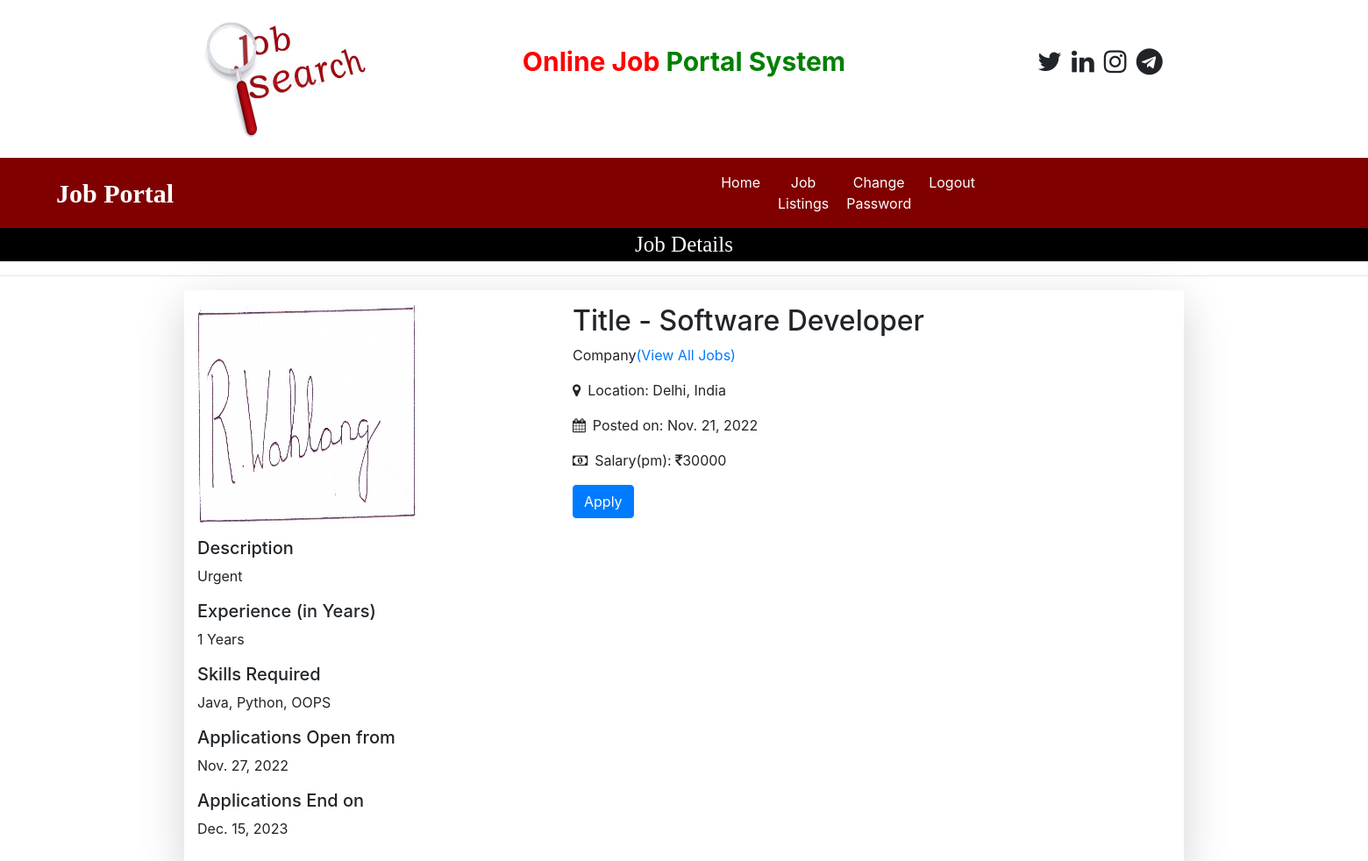
Page /job_details/1 on the earlier database version.
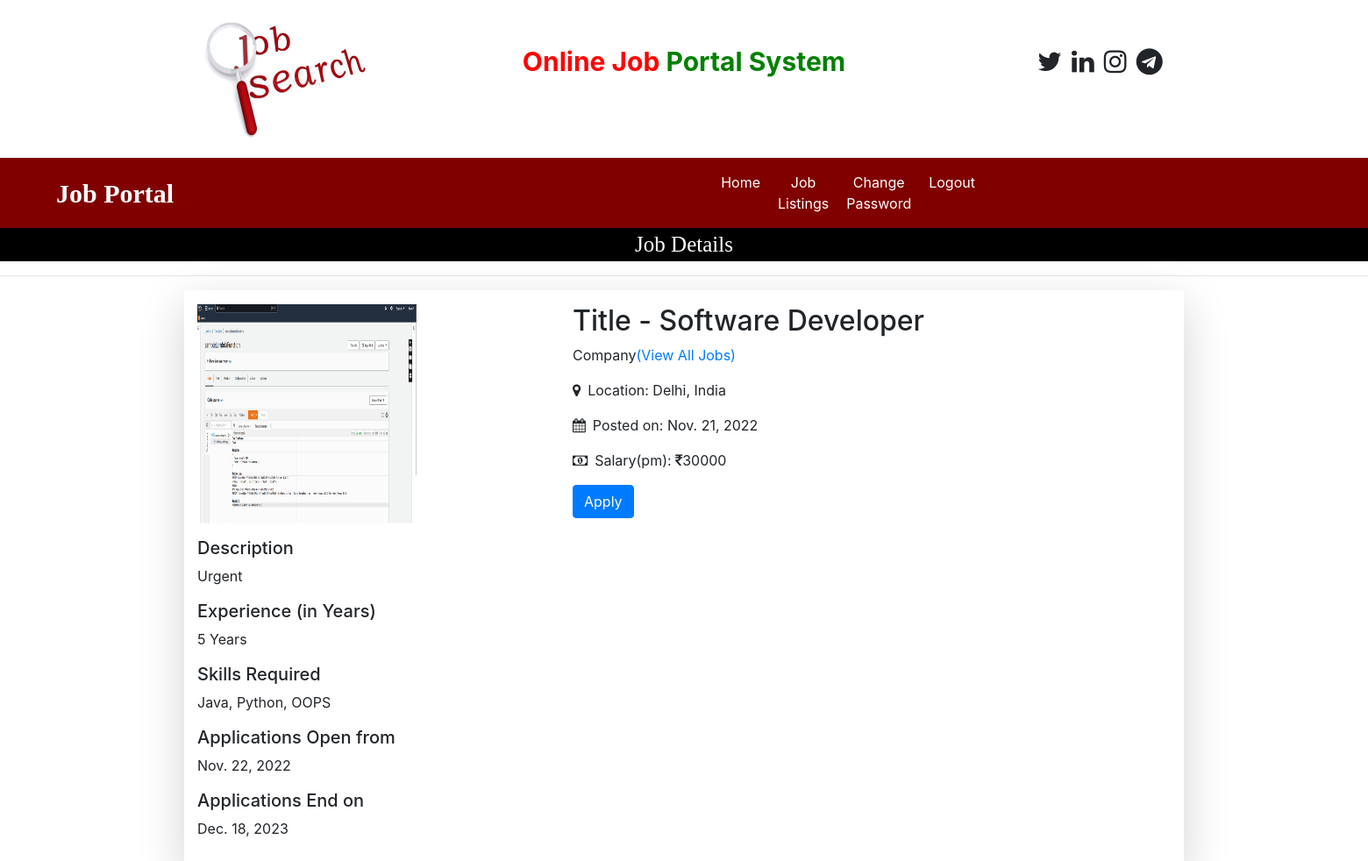
Same page on the later database version.
### job/models.py (models this page shows, shortened)
class Job(models.Model):
    recruiter = models.ForeignKey(Recruiter, on_delete=models.CASCADE)
    start_date = models.DateField()
    end_date = models.DateField()
    image = models.FileField(null=True)
    title = models.CharField(max_length=100)
    salary = models.IntegerField()
    description = models.CharField(max_length=200)
    experience = models.CharField(max_length=50)
    location = models.CharField(max_length=100)
    skills = models.CharField(max_length=100)
    creation_date = models.DateField()

class Recruiter(models.Model):
    user = models.ForeignKey(User, on_delete=models.CASCADE)
    mobile = models.CharField(max_length=15, null=True)
    image = models.FileField(null=True)
    gender = models.CharField(max_length=10, null=True)
    company = models.CharField(max_length=50, null=True)
    type = models.CharField(max_length=15, null=True)
    status = models.CharField(max_length=20, null=True)

### job/views.py (the view)
# urls.py: path('job_details/<int:pid>', job_details, name="job_details"),
def job_details(request, pid):
    job = Job.objects.get(id=pid)
    d = {'job': job}
    return render(request, 'job_details.html', d)

### job/templates/job_details.html
{% load static %}
{% block body %}
{% include 'user_navigations.html' %}
<div style="font-family:'Monotype Corsiva'; font-size:25px; color: white; background-color: black; text-align: center">
    Job Details
</div>
<hr>
<div class="container shadow-lg py-3 mb-2">
    <div class="row">
        <div class="col-md-4">
            <img src="{{job.image.url}}" height="250px" width="250px">
        </div>
        <div class="col-md-5 ml-5">
            <h2>Title - {{job.title}}</h2>
            <p>{{job.recruiter.company}}<a href="{% url 'user_latest_jobs' %}">(View All Jobs)</a> </p>
            <p><i class="fa fa-map-marker mr-2"></i>Location: {{job.location}}</p>
            <p><i class="fa fa-calendar mr-2"></i>Posted on: {{job.creation_date}}</p>
            <p><i class="fa fa-money mr-2"></i>Salary(pm): <i class="fa fa-inr"></i>{{job.salary}}</p>
            <div>
                <a href="{% url 'applyforjob' job.id %}" class="btn btn-primary">Apply</a>
            </div>
        </div>
    </div>
    <div class="mt-3">
        <h5>Description</h5>
        <p>{{job.description}}</p>
        <h5>Experience (in Years)</h5>
        <p>{{job.experience}} Years</p>
        <h5>Skills Required</h5>
        <p>{{job.skills}}</p>
        <h5>Applications Open from</h5>
        <p>{{job.start_date}}</p>
        <h5>Applications End on</h5>
        <p>{{job.end_date}}</p>
    </div>
</div>
{% endblock %}

### job/templates/user_navigations.html (shortened to what this page needs)
<html xmlns="http://www.w3.org/1999/html">
<head>
    {% load static %}
    <link rel="stylesheet" href="https://cdn.jsdelivr.net/npm/bootstrap@4.6.1/dist/css/bootstrap.min.css">
    <link rel="stylesheet" href="https://cdnjs.cloudflare.com/ajax/libs/font-awesome/4.7.0/css/font-awesome.min.css">
</head>
<body>
<div class ="container">
    <div class ="row">
        <div class = "col-sm-3">
            <img src = "{% static 'images/job_search.png' %}" style="width: 200px; height: 180px">
        </div>
        <div class = "col-sm-6 mt-5 text-center">
            <span style="font-weight: bold; font-size: 30px" >
                <span style = "color: red">Online Job</span>
                <span style = "color: green">Portal System</span>
            </span>
        </div>
        <div class = "col-sm-3 mt-5" style = "padding-left: 10%">
            <span style="font-weight: bold; font-size: 30px">
                <span>
                    <i class ="fa fa-twitter pl-1"></i>
                    <i class ="fa fa-linkedin pl-1"></i>
                    <i class ="fa fa-instagram pl-1"></i>
                    <i class ="fa fa-telegram pl-1"></i>
                </span>
            </span>
        </div>
    </div>
</div>
<nav class="navbar navbar-expand-sm" style="background-color: maroon">
    <a class="navbar-brand text-white pl-5 font-weight-bold" style="font-family:'Monotype Corsiva'; font-size:30px">Job Portal</a>
    <ul class="navbar-nav text-center">
        <li class="nav-item">
            <a class="nav-link" href="{% url 'user_home' %}"  style="margin-left:600px">Home</a>
        </li>
        <li class="nav-item">
            <a class="nav-link" href="{% url 'user_latest_jobs' %}">Job Listings</a>
        </li>
        <li class="nav-item">
            <a class="nav-link" href="{% url 'change_password_user' %}">Change Password</a>
        </li>
        <li class="nav-item">
            <a class="nav-link" href="{% url 'Logout' %}">Logout</a>
        </li>
    </ul>
</nav>
</body>
</html>

### job/templates/user_navigations.html (style rules this page uses)
.nav-link { color:white !important; margin-right: 4px }

Differences in the rows shown:
changed Job "Software Developer": image: a different picture; experience "1" → "5"; start_date "Nov. 27, 2022" → "Nov. 22, 2022"; end_date "Dec. 15, 2023" → "Dec. 18, 2023"
